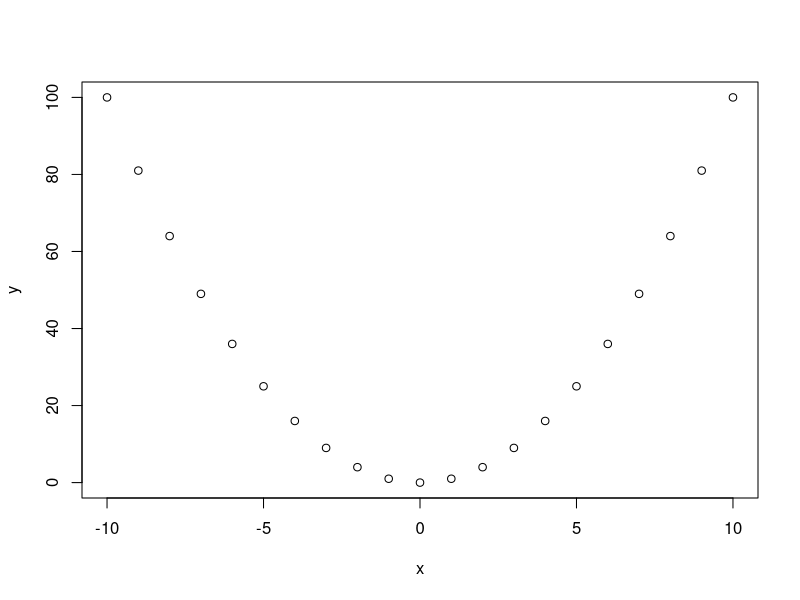

This figure's R source:
## WEEK 1

### R Basics

#R console example
2+3
2*3

#R editor example
2+3
2*3

#R Graphics (Quartz) example
x<--10:10
x
y<-x^2
y
plot(x,y)


### R Object and R Workspace

#Check R objects in current workspace
ls()

#Remove R objects in current workspace
rm(x,y)

#Check
ls()


### R Function

#"Built-in" function
#sum() function
sum
?sum
sum(1:5)

#length() function
length
?length
length(1:5)

#"User-defined" function
my.mean<-function(x)(sum(x)/length(x))
my.mean
my.mean(1:5)


### R Package

#Check R packages in your machine
library()

#Check R packages currently loaded
search()

#Download/install/load "car" package
install.packages("car")

#Get some information on "car" package
help(package=car)

#Load "car" package to current working environment
library(car)

#Check
search()


### Current Working Directory

#Check current working directory
getwd()

#Set new working directory
#Windows
setwd("C:/Users/Username/Desktop/")

#Mac OS
setwd("/Users/Username/Desktop/")

#Check
getwd()


### Getting Help

# Help for a specific topic (e.g., regression)  
??regression

# Information on specific function
?length

# Information on specific package (functions and data sets)
help(package=car)

# Examples of the use of specific function
example(length)